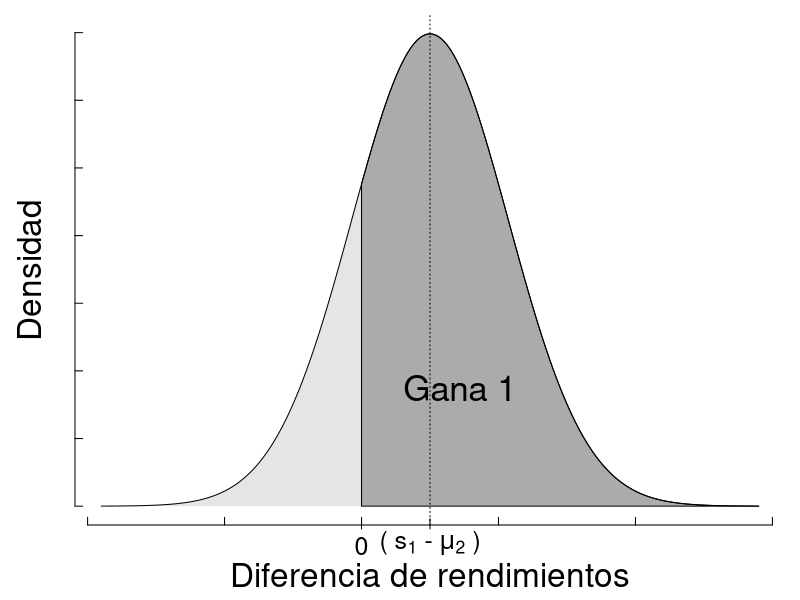

R code for this plot:
###########################################
# Header
oldpar <- par(no.readonly = TRUE)
oldwd <- getwd()
this.dir <- dirname(parent.frame(2)$ofile)
nombre.R <-  sys.frame(1)$ofile
require(tools)
nombre <- print(file_path_sans_ext(nombre.R))
pdf(paste0(nombre,".pdf"), width = 8, height = 5  )
setwd(this.dir)
#setwd("~/gaming/materias/inferencia_bayesiana/trabajoFinal/imagenes")
#####################################

par(mar=c(3.75,3.75,.75,.75))



beta <- 2000/7
s_1 <- 2000
s_2 <- 1750
tb <-  s_1+s_2
D <- ( -1200+tb):(1200+tb)
ta <- s_1 + s_2 - 250

dnormal <- dnorm(D,s_1+s_2,beta)
plot(D,dnormal, type="l",lwd=1,axes = F,ann = F)

axis(side=2, labels=NA,cex.axis=0.6,tck=0.015)
axis(side=1, labels=NA,cex.axis=0.6,tck=0.015)
axis(lwd=0,side=1, at=0,las=0,cex.axis=1.33,line=-0.6)
axis(lwd=1,side=1, at=ta,labels=expression( 0 ),las=0,cex.axis=1.5,line=-0.3)
axis(lwd=1,side=1, at=tb,labels=expression( "("~s[1]~"-"~mu[2]~")" ),las=0,cex.axis=1.5,line=-0.3)

mtext(text ="Densidad" ,side =2 ,line=1.5,cex=2)
mtext(text ="Diferencia de rendimientos",side =1 ,line=2.3,cex=2)
abline(v=tb,lty=3)

#segments(0,0,0,dnorm(0,s_1+s_2,beta))
base <- rep(0,length(D))
xx <- c(D[D>=ta],rev(D[D>=ta]))
yy <- c(base[D>=ta],rev(dnormal[D>=ta]) )
polygon(xx,yy,col=rgb(0,0,0,0.33))

xx <- c(D[! D>=ta],rev(D[! D>=ta]))
yy <- c(base[! D>=ta],rev(dnormal[! D>=ta]) )
polygon(xx,yy,col=rgb(0,0,0,0.1), border=F)



mid <- length(D)%/%2
h <- dnormal[mid]/4
text(D[mid]+110,h, "Gana 1", col = 1, cex=2.1)

#######################################
# end 
dev.off()
setwd(oldwd)
par(oldpar, new=F)
#########################################